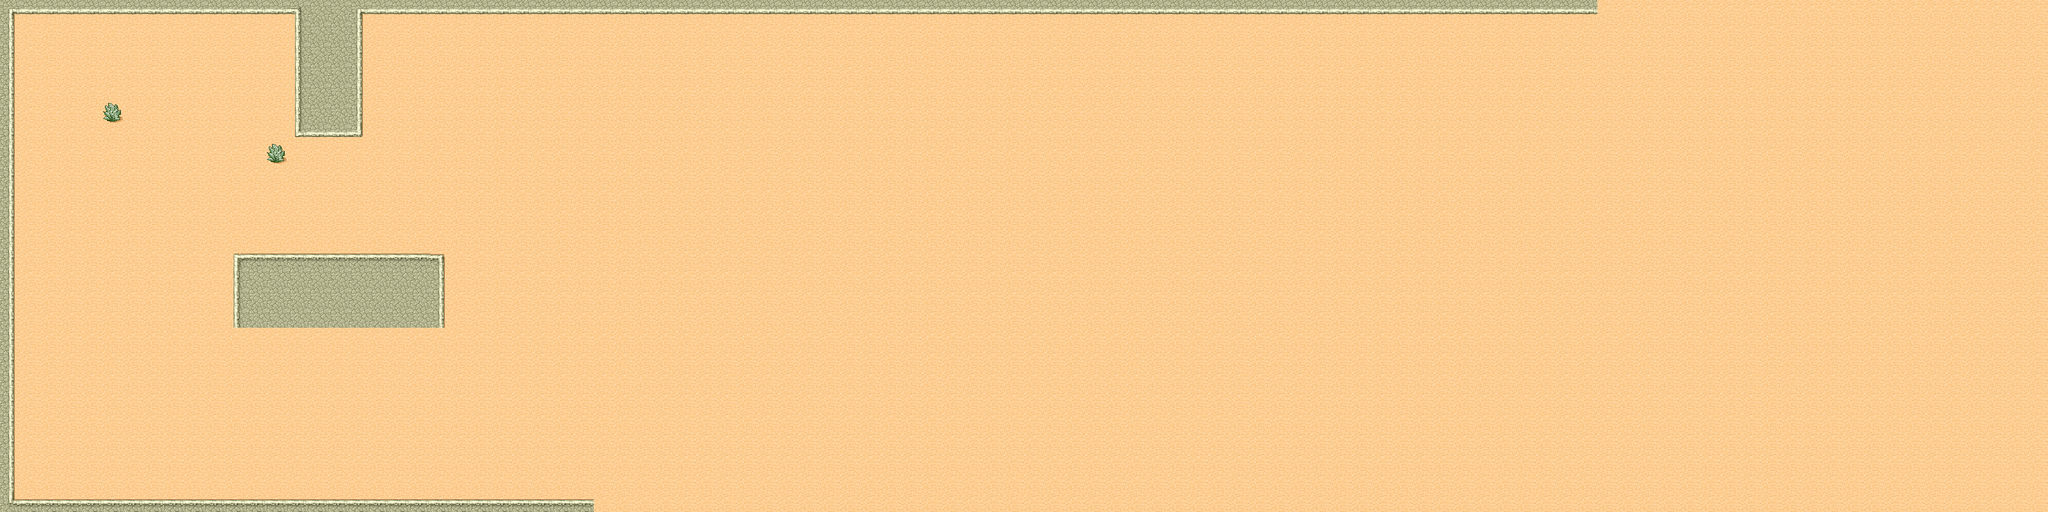

A level layout from a 2D game, rendered from its tile map. Below: a short description, then the map file with tile-grid data replaced by summaries:
An orthogonal 100x25 tile map with 32x32 px tiles, 1 tile layer (Ground) and 1 object.

<map version="1.0" orientation="orthogonal" renderorder="right-down" width="100" height="25" tilewidth="32" tileheight="32" nextobjectid="6">
 <tileset firstgid="1" name="Desert" tilewidth="32" tileheight="32" spacing="1" margin="1" tilecount="48">
  <image source="Desert.png" width="265" height="199" />
 </tileset>
 <layer name="Ground" width="100" height="25">
  <data>[2500 cells, 2500 non-empty, 14 distinct tile ids]</data>
 </layer>
 <objectgroup name="Collisions">
  <object id="5" x="369" y="507">
   <polyline points="0,0 0,-107 320,-105 318,2 322,2 2,2 35,-31 158,-91 207,-49" />
  </object>
 </objectgroup>
</map>
